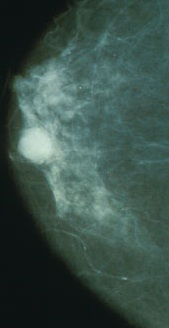
#> input picture Segmentacion/img_1_enfermo.jpg, 169 x 328 px
$ python preProcesamiento.py
#> lines starting #> are read from the running program, lines starting #| are printed output that depends on the picture; after the words box and inside, x2 and y2 are one past the last pixel; in counts of white or black regions, pixels touching at a corner belong together
import cv2
import numpy as np
from scipy import ndimage

def procesar_imagen(ruta_imagen):
    # Cargar la imagen
#> called with ruta_imagen = 'img_1_enfermo.jpg'
    img = cv2.imread(ruta_imagen)
#> img is the input picture: shape (328, 169, 3); mean B, G, R 73.4, 80.7, 58.3

    # Convertir a escala de grises
    gris = cv2.cvtColor(img, cv2.COLOR_BGR2GRAY)
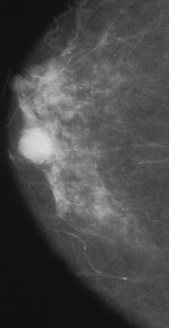
#> gris: shape (328, 169); min 16, max 219, mean 73.2

    # Aplicar filtro mínimo 15 veces
    for _ in range(15):
        gris = cv2.erode(gris, None)
#> this loop made 15 passes
#> pass 2, in procesar_imagen, `gris = cv2.erode(gris, None)`:
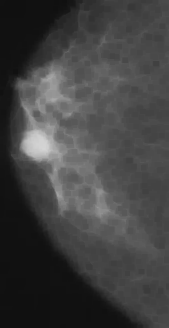
#> gris: shape (328, 169); min 16, max 213, mean 65.9
#> after the loop:
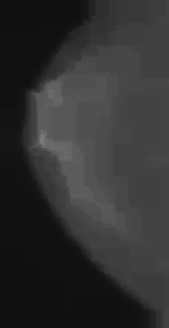
#> gris: shape (328, 169); min 16, max 126, mean 48.8

    # Aplicar filtro mediana
    mediana = cv2.medianBlur(gris, 9)

    # Aplicar el filtro Sobel
    dx = ndimage.sobel(mediana, axis=0)
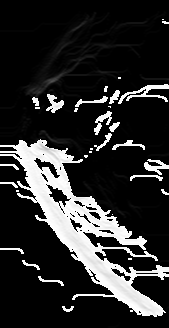
#> dx: shape (328, 169); min 0, max 255, mean 43.8
    dy = ndimage.sobel(mediana, axis=1)
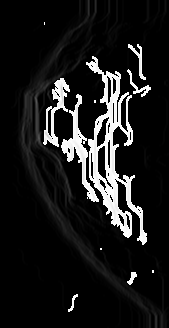
#> dy: shape (328, 169); min 0, max 255, mean 26.6
    sobel = np.hypot(dx, dy)
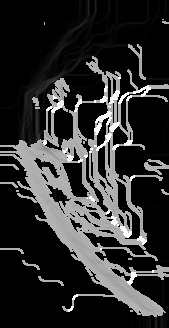
#> sobel: shape (328, 169) float16; min 0, max 360.5, mean 65; drawn with min black and max white
    sobel = sobel / np.max(sobel)  # Normalización

    # Convertir a formato de imagen en escala de grises
    sobel = (sobel * 255).astype(np.uint8)

    _, umbralizada = cv2.threshold(sobel, 5, 255, cv2.THRESH_BINARY)
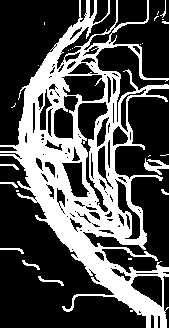
#> umbralizada: shape (328, 169); 31.7% white; 25 white regions (16 under 20 px), largest, box (x1, y1, x2, y2) and area: (0, 0, 169, 328) 16975, (144, 158, 169, 175) 188, (38, 276, 64, 286) 68


    return umbralizada

# Usar la función con una ruta de imagen específica
ruta_imagen = 'img_1_enfermo.jpg'
imagen_procesada = procesar_imagen(ruta_imagen)

# Guardar o mostrar la imagen resultante
cv2.imwrite('imagen_procesada.jpg', imagen_procesada)
cv2.imshow('Imagen Procesada', imagen_procesada)
cv2.waitKey(0)
cv2.destroyAllWindows()

$ run again, with Segmentacion/1.jpg copied over Segmentacion/img_1_enfermo.jpg
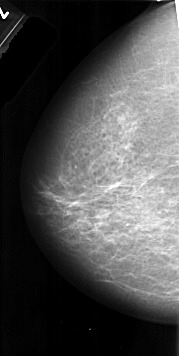
#> input picture Segmentacion/1.jpg, 179 x 356 px
#> in procesar_imagen, img is the input picture: shape (356, 179, 3); min 0, max 255, mean 78.4
#> after the loop in procesar_imagen, `for _ in range(15):`:
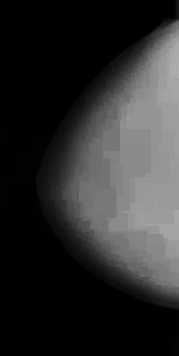
#> gris: shape (356, 179); min 0, max 177, mean 45.5
#> in procesar_imagen, `_, umbralizada = cv2.threshold(sobel, 5, 255, cv2.THRESH_BINARY)`:
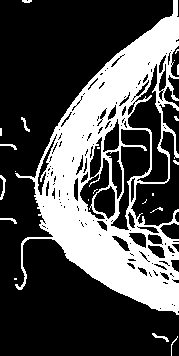
#> umbralizada: shape (356, 179); 30.7% white; 22 white regions (12 under 20 px), largest, box (x1, y1, x2, y2) and area: (15, 0, 179, 315) 19140, (0, 175, 6, 200) 65, (152, 333, 169, 342) 48

$ run again, with Segmentacion/2.jpg copied over Segmentacion/img_1_enfermo.jpg
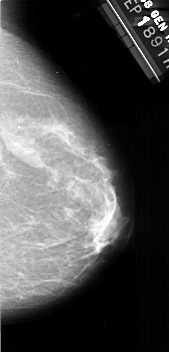
#> input picture Segmentacion/2.jpg, 169 x 352 px
#> in procesar_imagen, img is the input picture: shape (352, 169, 3); min 0, max 255, mean 78.6
#> after the loop in procesar_imagen, `for _ in range(15):`:
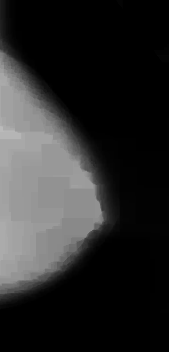
#> gris: shape (352, 169); min 0, max 186, mean 42.1
#> in procesar_imagen, `_, umbralizada = cv2.threshold(sobel, 5, 255, cv2.THRESH_BINARY)`:
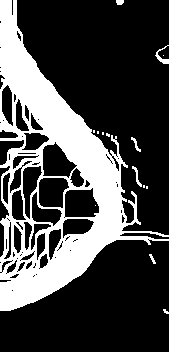
#> umbralizada: shape (352, 169); 28.2% white; 15 white regions (9 under 20 px), largest, box (x1, y1, x2, y2) and area: (0, 0, 169, 311) 16435, (155, 45, 169, 64) 84, (132, 166, 142, 187) 58, (131, 137, 141, 152) 46, (116, 0, 124, 5) 35, (149, 254, 156, 264) 30
